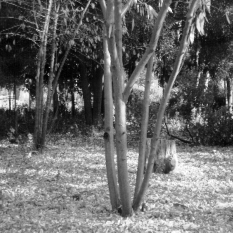
%> input picture Assignments/Assigmnent 1/CV_assignment_tree/tree.png, 233 x 233 px
$ octave Low_pass_Gaussian_filtering_tree.m   (GNU Octave 9; MATLAB toolbox functions it lacks are replaced by stand-ins)
%> lines starting %> are read from the running program, lines starting %| are printed output that depends on the picture
IN = imread('tree.png');
%> IN is the input picture: size 233x233 uint8; min 0, max 255, mean 105.8
if size(IN,3)==3, IN = rgb2gray(IN); end

%Gaussian low-pass filter settings 3x3
%grating
w=3;
[X1,Y1]=meshgrid(1:w); %pixel
X = X1 - (w+1)/2;
Y = Y1 - (w+1)/2;

Z1=exp((-X.^2 -Y.^2)/(2*(w/6)^2));%standard deviation: 5 pixels
Z1 = Z1 / sum(Z1(:));
figure, mesh(Z1), title('Gaussian 3x3');
figure, imagesc(Z1), colormap gray, axis image, title('3x3 kernel');


%Gaussian low-pass filter settings 7x7
%grating
w=7;
[X1,Y1]=meshgrid(1:w); %pixel
X = X1 - (w+1)/2;
Y = Y1 - (w+1)/2;

Z2=exp((-X.^2 -Y.^2)/(2*(w/6)^2));%standard deviation: 5 pixels
Z2 = Z2 / sum(Z2(:));
figure, mesh(Z2), title('Gaussian 7x7');
%> after `title('Gaussian 7x7')`:
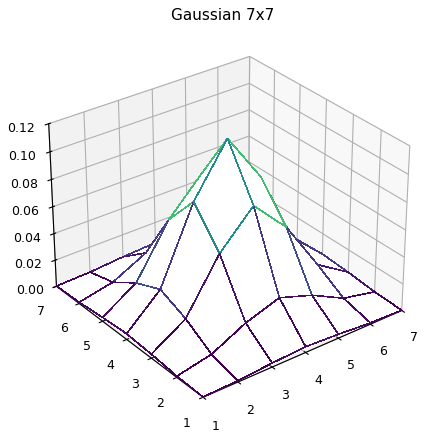
%> figure redrawn from the program's plot data
figure, imagesc(Z2), colormap gray, axis image, title('7x7 kernel');

%% Gaussian noise application and filtering

% --- Gaussian Noise ---
outG = double(IN) + 20*randn(size(IN));
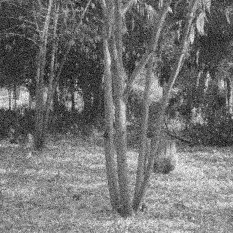
%> outG: size 233x233 double; min -60.95, max 305.5, mean 105.6; drawn with min black and max white
outG = uint8(min(max(outG,0),255));
%> outG: size 233x233 uint8

%applying Gaussian low-pass filter 7x7
out11 = imfilter(outG, Z2, 'replicate');
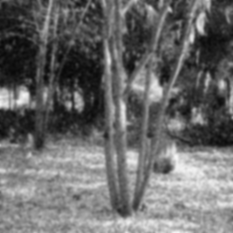
%> out11: size 233x233 uint8; min 7, max 245, mean 105.8
figure; imshow(out11,[]); title('Gaussian noise Low-pass Gaussian filtering 7x7'); colormap gray;
showHist(out11, 'Histogram Gaussian filtered 7x7');
%> in showHist, `[c,b] = imhist(I,256);`: c = 256 values, max 361 at index 148, min 0 at index 1, mean 212.1; b = 256 values from 0 to 255
%> figure, not shown here; tallest bar 361 high, from x = 146.6 to 147.4
%applying Gaussian low-pass filter 3x3
out12 = imfilter(outG, Z1, 'replicate');
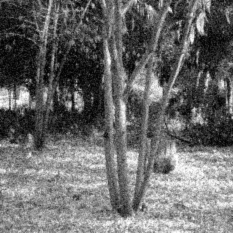
%> out12: size 233x233 uint8; min 0, max 255, mean 105.8; mean of the top-left, top-right, bottom-left and bottom-right quarters 67.3, 86, 127.5, 141.6
figure; imshow(out12,[]); title('Gaussian noise Low-pass Gaussian filtering 3x3'); colormap gray;
showHist(out12, 'Histogram Gaussian filtered 3x3');
%> figure, not shown here; tallest bar 353 high, from x = 146.6 to 147.4

%% Salt & pepper noise application and filtering

% --- Salt & Pepper ---
outSP = imnoise(IN,'salt & pepper',0.2);

%applying Gaussian low-pass filter 7x7
out21 = imfilter(outSP, Z2, 'replicate');
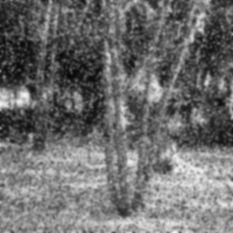
%> out21: size 233x233 uint8; min 6, max 244, mean 109.9
figure; imshow(out21,[]); title('S&P Low-pass Gaussian filtering 7x7'); colormap gray;
showHist(out21, 'Histogram S&P filtered 7x7');
%> figure, not shown here; tallest bar 423 high, from x = 106.6 to 107.4
%applying Gaussian low-pass filter 3x3
out22 = imfilter(outSP, Z1, 'replicate');
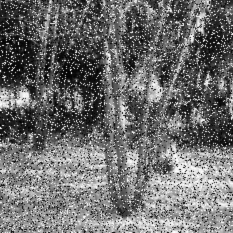
%> out22: size 233x233 uint8; min 1, max 254, mean 109.9
figure; imshow(out22,[]); title('S&P Low-pass Gaussian filtering 3x3'); colormap gray;
showHist(out22, 'Histogram S&P filtered 3x3');
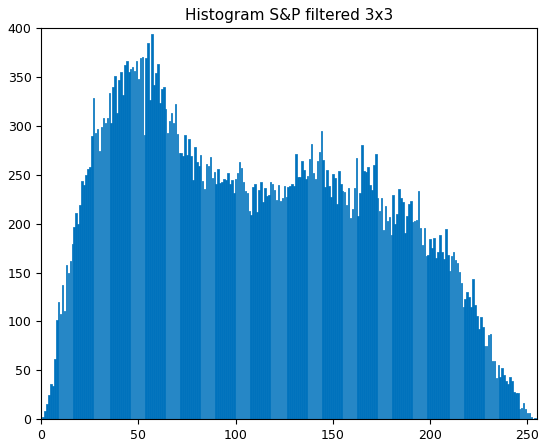
%> figure redrawn from the program's plot data; tallest bar 394 high, from x = 56.6 to 57.4


%function described to fix a histogram graphics related issue that kept
%showing. I used a "showHist" function call instead of "imhist" function
%(that kept showing the histogram graphic bug).

function showHist(I, ttl)
    % I   = image (uint8 or double)
    % ttl = title
    if ~isa(I,'uint8'), I = uint8(I); end
    [c,b] = imhist(I,256);
    figure;
    bar(b, c, 'EdgeColor','none');  %net color and not linked with colormap
    xlim([0 255]); title(ttl);
    set(gcf,'Color','w'); set(gca,'Box','on');

end
